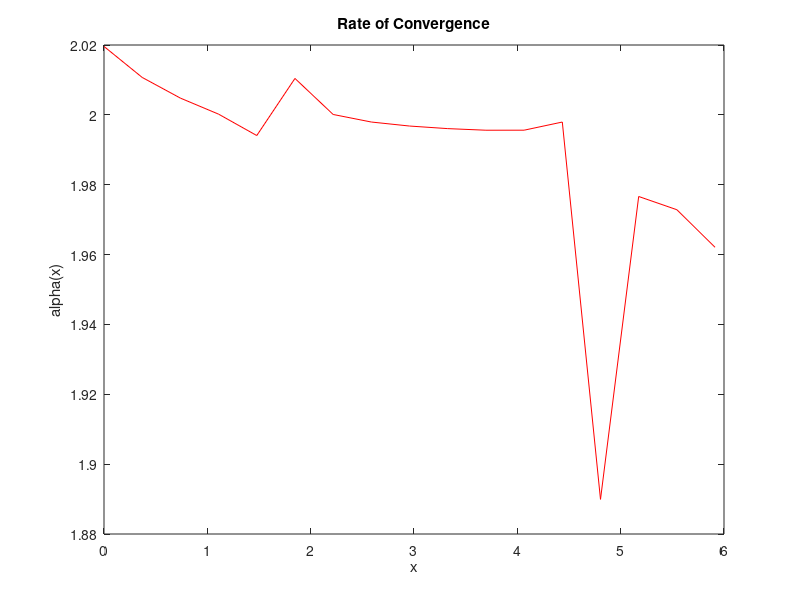

Write the MATLAB code that produced this figure.
function [] = HW_K4()
    F = @(x) (2+x)*cos(x)+x*(x+1);
    q = @(x) x+1;
    mu1 = 1;
    mu2 = 2*pi+1;
    a = 0;
    b = 2*pi;
    N = 17;
    h = (b - a) / N;
    [xout, yout] = ThomasAlgorithm(F, q, mu1, mu2, a, b, h);
    plot(xout, yout);
    title('Approximation')
    xlabel('x');
    ylabel('u(x)');
    
    [~, yout2] = ThomasAlgorithm(F, q, mu1, mu2, a, b, h/2);
    yout2 = yout2(1:2:end);
    [~, yout4] = ThomasAlgorithm(F, q, mu1, mu2, a, b, h/4);
    yout4 = yout4(1:4:end);
    rate=zeros(length(xout),1);
    for i = 1:length(xout)-1
        rate(i)=log2(abs((yout(i) - yout2(i))/(yout2(i) - yout4(i))));
    end
    plot(xout(1:end - 1), rate(1:end - 1), 'color', 'red');
    title('Rate of Convergence')
    xlabel('x');
    ylabel('alpha(x)');
    
    format long;
    fig = figure;
    uitable(fig, 'Data', [xout yout yout2 yout4 rate], 'Position', [20 20 260 204]);
end

function [xout, yout] = ThomasAlgorithm(F, q, mu1, mu2, a, b, h)
    N = round((b - a) / h);

    % allocating space
    alpha = zeros(N + 1, 1);
    beta  = zeros(N + 1, 1);
    xout  = zeros(N + 1, 1);
    yout  = zeros(N + 1, 1);
    
    % boundary rule
    xout(1) = a + 0*h;
    F0 = h*mu1 - F(xout(1))*(h^2)/2;
    c0 = 1 + (h^2)*q(xout(1))/2;
    b0 = 1;
    alpha(1) =  b0 / c0;
    beta(1)  = -F0 / c0;
    
    for i = 1:N-1
        xout(i+1) = a + i*h;
        Fi = -(h^2)*F(xout(i+1));
        ci = 2 + (h^2)*q(xout(i+1));
        bi = 1;
        ai = 1;
        alpha(i+1) =                 bi / (ci - ai*alpha(i));
        beta(i+1)  = (-Fi + ai*beta(i)) / (ci - ai*alpha(i));
    end
    
    % boundary rule
    xout(N+1) = b;
    FN = mu2;
    cN = -1;
    aN = 0;
    beta(N+1) = (-FN + aN*beta(N)) / (cN - aN*alpha(N));        
    
    yout(N+1) = beta(N+1);
    for i = N:-1:1
        yout(i) = alpha(i)*yout(i+1) + beta(i);
    end
end